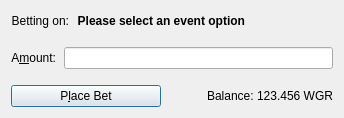
         <widget class="QFrame" name="frame_Send">

          <layout class="QVBoxLayout" name="verticalLayout">

              <item>
               <layout class="QHBoxLayout" name="horizontalLayoutCoinControl2" stretch="0,0,0,0">
                <property name="spacing">
                 <number>8</number>
                </property>
                <property name="bottomMargin">
                 <number>10</number>
                </property>

                    <item>
                     <widget class="QLabel" name="eventLabel2">
                      <property name="text">
                       <string>Betting on:</string>
                      </property>
                      <property name="alignment">
                       <set>Qt::AlignLeft|Qt::AlignTrailing|Qt::AlignVCenter</set>
                      </property>
                     </widget>
                    </item>

                    <item>
                     <widget class="QLabel" name="eventLabel">
                      <property name="text">
                       <string>Please select an event option</string>
                      </property>
                      <property name="alignment">
                       <set>Qt::AlignLeft|Qt::AlignTrailing|Qt::AlignVCenter</set>
                      </property>
                      <property name="font">
                       <font>
                        <bold>true</bold>
                       </font>
                      </property>
                     </widget>
                    </item>

                    <item>
                     <spacer name="horizontalSpacer">
                      <property name="orientation">
                       <enum>Qt::Horizontal</enum>
                      </property>
                      <property name="sizeHint" stdset="0">
                       <size>
                        <width>40</width>
                        <height>20</height>
                       </size>
                      </property>
                     </spacer>
                    </item>

               </layout>
              </item>

              <item>
               <layout class="QHBoxLayout" name="horizontalLayoutCoinControl2" stretch="0,0,0,0">
                <property name="spacing">
                 <number>8</number>
                </property>
                <property name="bottomMargin">
                 <number>10</number>
                </property>

                    <item>
                     <widget class="QLabel" name="amountLabel">
                      <property name="text">
                       <string>A&amp;mount:</string>
                      </property>
                      <property name="alignment">
                       <set>Qt::AlignRight|Qt::AlignTrailing|Qt::AlignVCenter</set>
                      </property>
                      <property name="buddy">
                       <cstring>payAmount</cstring>
                      </property>
                     </widget>
                    </item>

                    <item>
                     <widget class="BitcoinAmountField" name="payAmount"/>
                    </item>

               </layout>
              </item>

           <item>
          <layout class="QHBoxLayout" name="horizontalLayout">
           <property name="bottomMargin">
            <number>0</number>
           </property>
           <item>
            <widget class="QPushButton" name="placeBetButton">
             <property name="minimumSize">
              <size>
               <width>150</width>
               <height>0</height>
              </size>
             </property>
             <property name="toolTip">
              <string>Confirm the send action</string>
             </property>
             <property name="text">
              <string>P&amp;lace Bet</string>
             </property>
             <property name="icon">
              <iconset resource="../wagerr.qrc">
               <normaloff>:/icons/send</normaloff>:/icons/send</iconset>
             </property>
             <property name="autoDefault">
              <bool>false</bool>
             </property>
             <property name="default">
              <bool>true</bool>
             </property>
            </widget>
           </item>
           <!-- <item>
            <widget class="QPushButton" name="clearButton">
             <property name="sizePolicy">
              <sizepolicy hsizetype="Minimum" vsizetype="Fixed">
               <horstretch>0</horstretch>
               <verstretch>0</verstretch>
              </sizepolicy>
             </property>
             <property name="toolTip">
              <string>Clear all fields of the form.</string>
             </property>
             <property name="text">
              <string>Clear &amp;All</string>
             </property>
             <property name="icon">
              <iconset resource="../wagerr.qrc">
               <normaloff>:/icons/remove</normaloff>:/icons/remove</iconset>
             </property>
             <property name="autoDefault">
              <bool>false</bool>
             </property>
            </widget>
           </item>
           <item>
            <widget class="QPushButton" name="addButton">
             <property name="toolTip">
              <string>Send to multiple recipients at once</string>
             </property>
             <property name="text">
              <string>Add &amp;Recipient</string>
             </property>
             <property name="icon">
              <iconset resource="../wagerr.qrc">
               <normaloff>:/icons/add</normaloff>:/icons/add</iconset>
             </property>
             <property name="autoDefault">
              <bool>false</bool>
             </property>
            </widget>
           </item> -->
           <item>
            <spacer name="horizontalSpacer">
             <property name="orientation">
              <enum>Qt::Horizontal</enum>
             </property>
             <property name="sizeHint" stdset="0">
              <size>
               <width>40</width>
               <height>20</height>
              </size>
             </property>
            </spacer>
           </item>
           <item>
            <layout class="QHBoxLayout" name="horizontalLayout_2">
             <property name="spacing">
              <number>3</number>
             </property>
             <!-- zwgr <item>
              <widget class="QCheckBox" name="checkzWGR">
               <property name="enabled">
                <bool>false</bool>
               </property>
               <property name="text">
                <string>Anonymized WGR</string>
               </property>
              </widget>
             </item>
             <item>
              <widget class="QCheckBox" name="checkSwiftTX">
               <property name="enabled">
                <bool>true</bool>
               </property>
               <property name="minimumSize">
                <size>
                 <width>85</width>
                 <height>0</height>
                </size>
               </property>
               <property name="text">
                <string>SwiftX</string>
               </property>
              </widget>
             </item> -->
             <item>
              <widget class="QLabel" name="label">
               <property name="text">
                <string>Balance:</string>
               </property>
              </widget>
             </item>
             <item>
              <widget class="QLabel" name="labelBalance">
               <property name="sizePolicy">
                <sizepolicy hsizetype="Preferred" vsizetype="Fixed">
                 <horstretch>0</horstretch>
                 <verstretch>0</verstretch>
                </sizepolicy>
               </property>
               <property name="cursor">
                <cursorShape>IBeamCursor</cursorShape>
               </property>
               <property name="text">
                <string notr="true">123.456 WGR</string>
               </property>
               <property name="textInteractionFlags">
                <set>Qt::LinksAccessibleByMouse|Qt::TextSelectableByKeyboard|Qt::TextSelectableByMouse</set>
               </property>
              </widget>
             </item>
            </layout>
           </item>
          </layout>

           </item>
          </layout>

         </widget>
